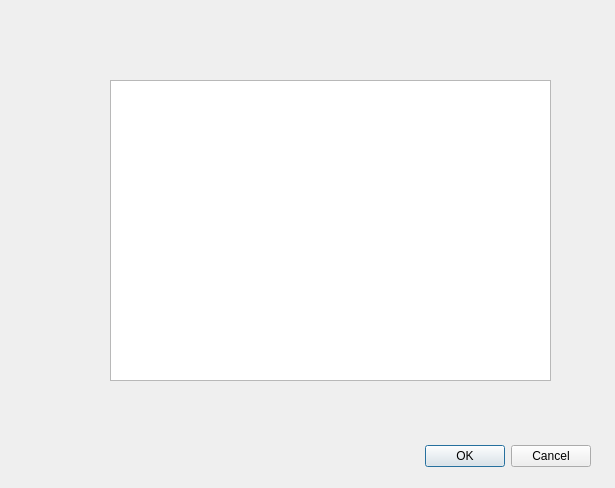
<?xml version="1.0" encoding="UTF-8"?>
<ui version="4.0">
 <class>history_show</class>
 <widget class="QDialog" name="history_show">
  <property name="geometry">
   <rect>
    <x>0</x>
    <y>0</y>
    <width>615</width>
    <height>488</height>
   </rect>
  </property>
  <property name="windowTitle">
   <string>Dialog</string>
  </property>
  <widget class="QDialogButtonBox" name="buttonBox">
   <property name="geometry">
    <rect>
     <x>250</x>
     <y>440</y>
     <width>341</width>
     <height>32</height>
    </rect>
   </property>
   <property name="orientation">
    <enum>Qt::Horizontal</enum>
   </property>
   <property name="standardButtons">
    <set>QDialogButtonBox::Cancel|QDialogButtonBox::Ok</set>
   </property>
  </widget>
  <widget class="QTextEdit" name="list">
   <property name="geometry">
    <rect>
     <x>110</x>
     <y>80</y>
     <width>441</width>
     <height>301</height>
    </rect>
   </property>
  </widget>
 </widget>
 <resources/>
 <connections>
  <connection>
   <sender>buttonBox</sender>
   <signal>accepted()</signal>
   <receiver>history_show</receiver>
   <slot>accept()</slot>
   <hints>
    <hint type="sourcelabel">
     <x>248</x>
     <y>254</y>
    </hint>
    <hint type="destinationlabel">
     <x>157</x>
     <y>274</y>
    </hint>
   </hints>
  </connection>
  <connection>
   <sender>buttonBox</sender>
   <signal>rejected()</signal>
   <receiver>history_show</receiver>
   <slot>reject()</slot>
   <hints>
    <hint type="sourcelabel">
     <x>316</x>
     <y>260</y>
    </hint>
    <hint type="destinationlabel">
     <x>286</x>
     <y>274</y>
    </hint>
   </hints>
  </connection>
 </connections>
</ui>
